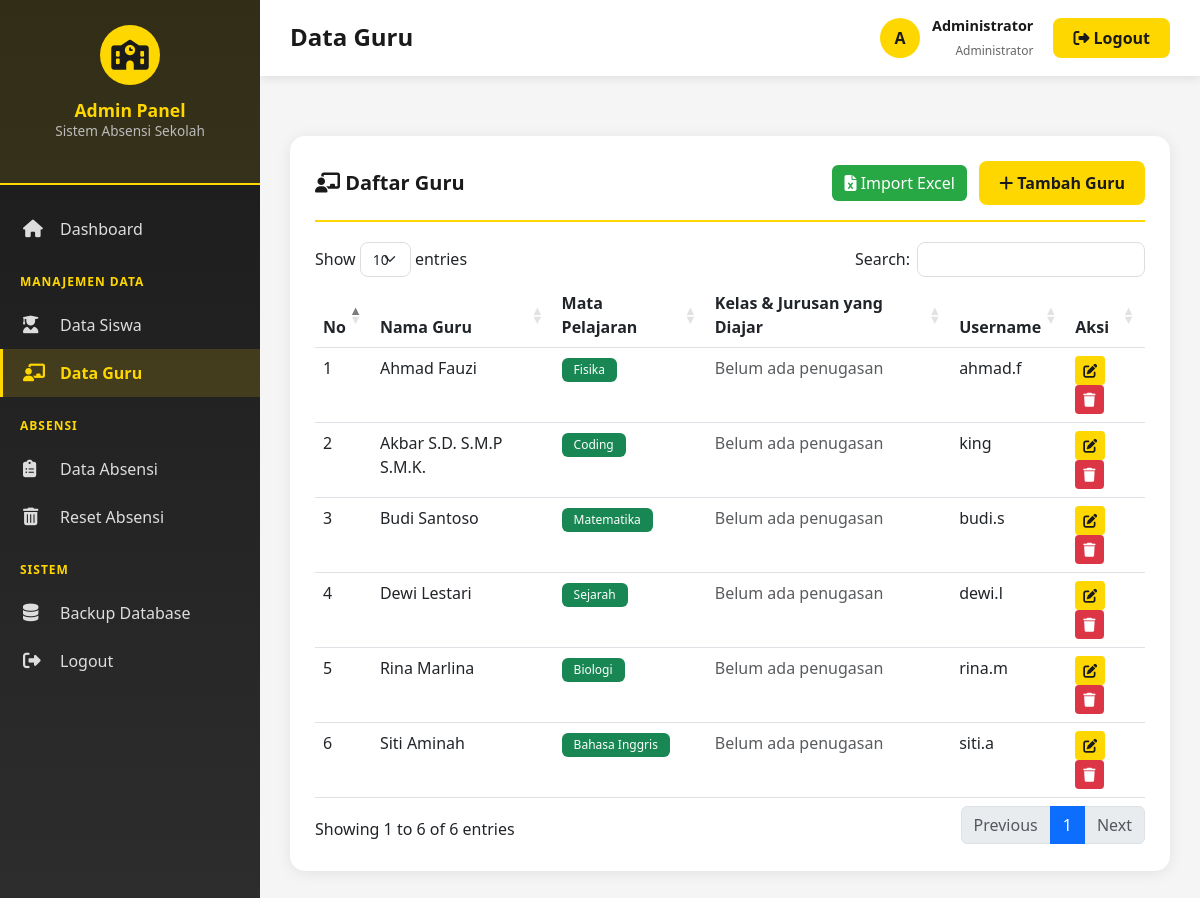
Page /admin/data_guru.php (signed in) on the earlier database version.
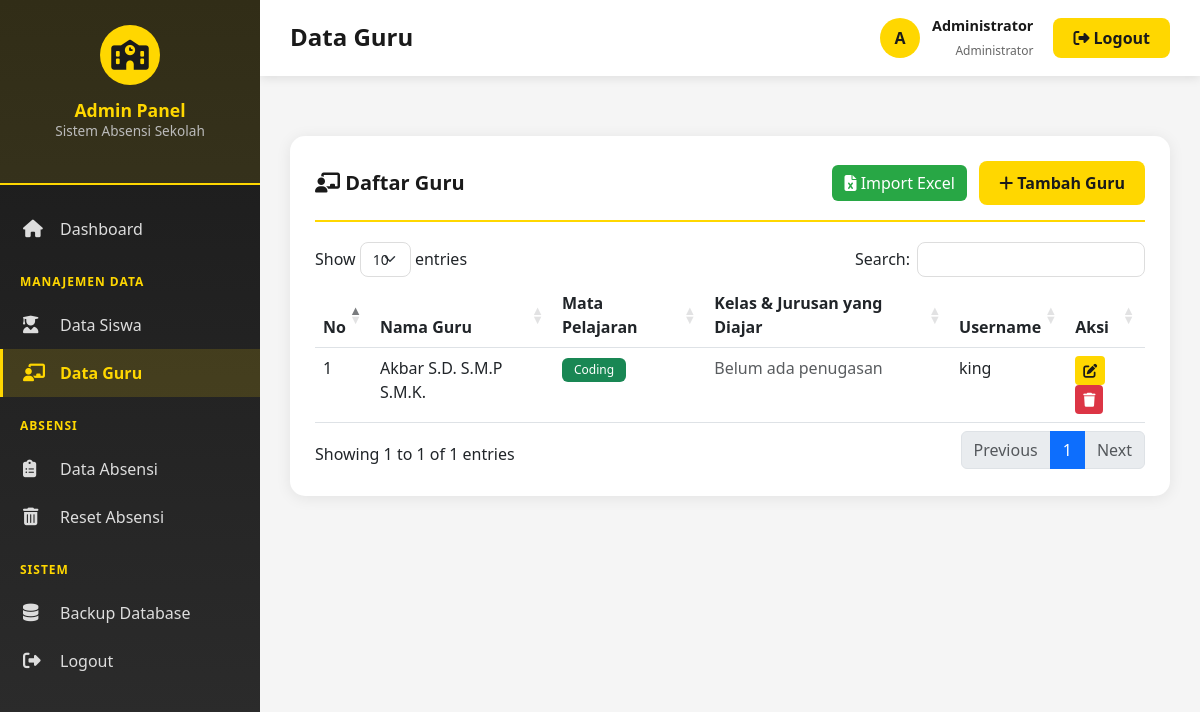
Same page on the later database version.
### tables this page shows
CREATE TABLE `guru` (
  `id_guru` int(11) NOT NULL,
  `nama_guru` varchar(100) NOT NULL,
  `username` varchar(50) NOT NULL,
  `password` varchar(255) NOT NULL,
  `mapel` varchar(50) NOT NULL
);

### admin/data_guru.php (the view, shortened to what this page needs)
<?php
$page_title = 'Data Guru';
require_once 'includes/header.php';
$guru = $conn->query("
    SELECT g.*,
           GROUP_CONCAT(DISTINCT CONCAT(gk.jurusan, ' Kelas ', gk.tingkat) ORDER BY gk.jurusan, gk.tingkat SEPARATOR ', ') as kelas_ajar
    FROM guru g
    LEFT JOIN guru_kelas gk ON g.id_guru = gk.id_guru
    GROUP BY g.id_guru
    ORDER BY g.nama_guru ASC
");
?>
<div class="table-card">
    <div class="table-header">
        <h5><i class="fas fa-chalkboard-teacher"></i> Daftar Guru</h5>
        <div>
            <button class="btn btn-success me-2" data-bs-toggle="modal" data-bs-target="#modalImport">
                <i class="fas fa-file-excel"></i> Import Excel
            </button>
            <button class="btn btn-primary" data-bs-toggle="modal" data-bs-target="#modalGuru" onclick="resetForm()">
                <i class="fas fa-plus"></i> Tambah Guru
            </button>
        </div>
    </div>
    <div class="table-responsive">
        <table class="table table-hover data-table">
            <thead>
                <tr>
                    <th>No</th>
                    <th>Nama Guru</th>
                    <th>Mata Pelajaran</th>
                    <th>Kelas & Jurusan yang Diajar</th>
                    <th>Username</th>
                    <th>Aksi</th>
                </tr>
            </thead>
            <tbody>
                <?php
                $no = 1;
                while($row = $guru->fetch_assoc()):
                ?>
                    <tr>
                        <td><?php echo $no++; ?></td>
                        <td><?php echo $row['nama_guru']; ?></td>
                        <td><span class="badge bg-success"><?php echo $row['mapel']; ?></span></td>
                        <td>
                            <?php if ($row['kelas_ajar']): ?>
                                <?php
                                $kelas_arr = explode(', ', $row['kelas_ajar']);
                                foreach ($kelas_arr as $k):
                                ?>
                                    <span class="badge bg-info me-1 mb-1"><?php echo $k; ?></span>
                                <?php endforeach; ?>
                            <?php else: ?>
                                <span class="text-muted">Belum ada penugasan</span>
                            <?php endif; ?>
                        </td>
                        <td><?php echo $row['username']; ?></td>
                        <td>
                            <button onclick="editGuru(<?php echo $row['id_guru']; ?>)" class="btn btn-sm btn-warning" title="Edit">
                                <i class="fas fa-edit"></i>
                            </button>
                            <button onclick="confirmDelete('?delete=<?php echo $row['id_guru']; ?>', 'Hapus guru <?php echo $row['nama_guru']; ?>?')" class="btn btn-sm btn-danger" title="Hapus">
                                <i class="fas fa-trash"></i>
                            </button>
                        </td>
                    </tr>
                <?php endwhile; ?>
            </tbody>
        </table>
    </div>
</div>
<?php require_once 'includes/footer.php'; ?>

### admin/includes/header.php (shortened to what this page needs)
<!DOCTYPE html>
<html lang="id">
<head>
    <link href="https://cdn.jsdelivr.net/npm/bootstrap@5.3.0/dist/css/bootstrap.min.css" rel="stylesheet">
    <link rel="stylesheet" href="https://cdnjs.cloudflare.com/ajax/libs/font-awesome/6.4.0/css/all.min.css">
    <link rel="stylesheet" href="https://cdn.datatables.net/1.13.6/css/dataTables.bootstrap5.min.css">
</head>
<body>
    <div class="sidebar">
        <div class="sidebar-header">
            <div class="sidebar-logo">
                <i class="fas fa-school"></i>
            </div>
            <h5 class="sidebar-title">Admin Panel</h5>
            <p class="sidebar-subtitle">Sistem Absensi Sekolah</p>
        </div>
        <div class="sidebar-menu">
            <a href="dashboard.php" class="menu-item <?php echo basename($_SERVER['PHP_SELF']) == 'dashboard.php' ? 'active' : ''; ?>">
                <i class="fas fa-home"></i>
                <span>Dashboard</span>
            </a>
            <div class="menu-label">Manajemen Data</div>
            <a href="data_siswa.php" class="menu-item <?php echo basename($_SERVER['PHP_SELF']) == 'data_siswa.php' ? 'active' : ''; ?>">
                <i class="fas fa-user-graduate"></i>
                <span>Data Siswa</span>
            </a>
            <a href="data_guru.php" class="menu-item <?php echo basename($_SERVER['PHP_SELF']) == 'data_guru.php' ? 'active' : ''; ?>">
                <i class="fas fa-chalkboard-teacher"></i>
                <span>Data Guru</span>
            </a>
            <div class="menu-label">Absensi</div>
            <a href="data_absensi.php" class="menu-item <?php echo basename($_SERVER['PHP_SELF']) == 'data_absensi.php' ? 'active' : ''; ?>">
                <i class="fas fa-clipboard-list"></i>
                <span>Data Absensi</span>
            </a>
            <a href="delete_all_absensi.php" class="menu-item <?php echo basename($_SERVER['PHP_SELF']) == 'delete_all_absensi.php' ? 'active' : ''; ?>">
                <i class="fas fa-trash-alt"></i>
                <span>Reset Absensi</span>
            </a>
            <div class="menu-label">Sistem</div>
            <a href="backup.php" class="menu-item <?php echo basename($_SERVER['PHP_SELF']) == 'backup.php' ? 'active' : ''; ?>">
                <i class="fas fa-database"></i>
                <span>Backup Database</span>
            </a>
            <a href="logout.php" class="menu-item">
                <i class="fas fa-sign-out-alt"></i>
                <span>Logout</span>
            </a>
        </div>
    </div>
    <div class="main-content">
        <div class="topbar">
            <div class="topbar-left">
                <h4><?php echo isset($page_title) ? $page_title : 'Dashboard'; ?></h4>
            </div>
            <div class="topbar-right">
                <div class="user-info">
                    <div class="user-avatar">
                        <?php echo strtoupper(substr($_SESSION['admin_nama'], 0, 1)); ?>
                    </div>
                    <div class="user-details">
                        <span class="user-name"><?php echo $_SESSION['admin_nama']; ?></span>
                        <span class="user-role">Administrator</span>
                    </div>
                </div>
                <a href="logout.php" class="btn-logout">
                    <i class="fas fa-sign-out-alt"></i> Logout
                </a>
            </div>
        </div>
        <div class="content-area">

### admin/includes/footer.php (shortened to what this page needs)
</div>
    </div>
</body>
</html>

### admin/includes/header.php (style rules this page uses)
:root { --primary-yellow: #FFD700; --dark-yellow: #FFC700; --primary-black: #1a1a1a; --secondary-black: #2d2d2d; --sidebar-width: 260px; }
* { margin: 0; padding: 0; box-sizing: border-box; }
body { font-family: 'Segoe UI', Tahoma, Geneva, Verdana, sans-serif; background: #f5f5f5; }
.sidebar { position: fixed; left: 0; top: 0; bottom: 0; width: var(--sidebar-width); background: linear-gradient(180deg, var(--primary-black) 0%, var(--secondary-black) 100%); padding: 0; z-index: 1000; overflow-y: auto; }
.sidebar-header { padding: 25px 20px; background: rgba(255, 215, 0, 0.1); border-bottom: 2px solid var(--primary-yellow); text-align: center; }
.sidebar-logo { width: 60px; height: 60px; background: var(--primary-yellow); border-radius: 50%; display: flex; align-items: center; justify-content: center; margin: 0 auto 15px; }
.sidebar-logo i { font-size: 30px; color: var(--primary-black); }
.sidebar-title { color: var(--primary-yellow); font-size: 1.1rem; font-weight: bold; margin: 0; }
.sidebar-subtitle { color: #bbb; font-size: 0.85rem; }
.sidebar-menu { padding: 20px 0; }
.menu-item { padding: 12px 20px; color: #ddd; text-decoration: none; display: flex; align-items: center; transition: all 0.3s ease; border-left: 3px solid transparent; }
.menu-item.active { background: rgba(255, 215, 0, 0.15); color: var(--primary-yellow); border-left-color: var(--primary-yellow); font-weight: 600; }
.menu-item i { width: 25px; margin-right: 12px; font-size: 1.1rem; }
.menu-label { color: var(--primary-yellow); padding: 20px 20px 10px 20px; font-size: 0.75rem; font-weight: bold; text-transform: uppercase; letter-spacing: 1px; }
.main-content { margin-left: var(--sidebar-width); min-height: 100vh; }
.topbar { background: white; padding: 15px 30px; box-shadow: 0 2px 10px rgba(0,0,0,0.1); display: flex; justify-content: space-between; align-items: center; position: sticky; top: 0; z-index: 999; }
.topbar-left h4 { margin: 0; color: var(--primary-black); font-weight: 600; }
.topbar-right { display: flex; align-items: center; gap: 20px; }
.user-info { display: flex; align-items: center; gap: 12px; }
.user-avatar { width: 40px; height: 40px; background: var(--primary-yellow); border-radius: 50%; display: flex; align-items: center; justify-content: center; font-weight: bold; color: var(--primary-black); }
.user-details { text-align: right; }
.user-name { font-weight: 600; color: var(--primary-black); font-size: 0.9rem; display: block; }
.user-role { font-size: 0.75rem; color: #666; }
.btn-logout { background: var(--primary-yellow); color: var(--primary-black); border: none; padding: 8px 20px; border-radius: 8px; font-weight: 600; transition: all 0.3s ease; text-decoration: none; display: inline-block; }
.content-area { padding: 30px; }
.table-card { background: white; border-radius: 15px; padding: 25px; box-shadow: 0 2px 15px rgba(0,0,0,0.08); margin-top: 30px; }
.table-header { display: flex; justify-content: space-between; align-items: center; margin-bottom: 20px; padding-bottom: 15px; border-bottom: 2px solid var(--primary-yellow); }
.table-header h5 { margin: 0; color: var(--primary-black); font-weight: 600; }
.btn-primary { background: var(--primary-yellow); border: none; color: var(--primary-black); font-weight: 600; padding: 10px 20px; border-radius: 8px; transition: all 0.3s ease; }
.btn-success { background: #28a745; border: none; }
.btn-danger { background: #dc3545; border: none; }
.btn-warning { background: var(--primary-yellow); color: var(--primary-black); border: none; }
.badge { padding: 6px 12px; border-radius: 6px; font-weight: 500; }

Differences in the rows shown:
removed guru: nama_guru "Ahmad Fauzi", mapel "Fisika", username "ahmad.f"
removed guru: nama_guru "Budi Santoso", mapel "Matematika", username "budi.s"
removed guru: nama_guru "Dewi Lestari", mapel "Sejarah", username "dewi.l"
removed guru: nama_guru "Rina Marlina", mapel "Biologi", username "rina.m"
removed guru: nama_guru "Siti Aminah", mapel "Bahasa Inggris", username "siti.a"
Other differences:
text written by a page script: "Show entries Search: Showing 1 to 6 of 6 entries Previous 1 Next" → "Show entries Search: Showing 1 to 1 of 1 entries Previous 1 Next"
